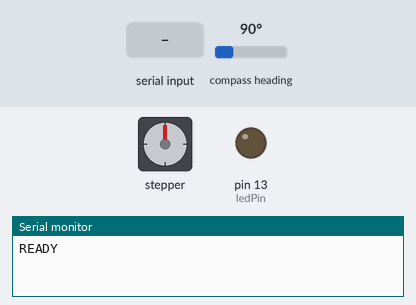
Recording of a sketch running on a simulated Arduino Uno, built with avr-gcc and run on an emulated ATmega328P. On the bench: stepper motor, output pins drawn as LEDs (lit = HIGH), the last lines printed to the serial monitor. Wiring (inferred from the names in the program): stepper motor driver (200 steps per turn assumed): step pin 6; direction pin 5; enable pin 7; AS5600 angle sensor at I2C address 0x36. Inputs (shaded band) come from the test bench; at power-on: compass heading 90°. Pins used as bus, display or sensor lines are not drawn.

Above: at 1.7 s.
1.8 s: "goto 1\n" received over Serial
At 3.1 s:
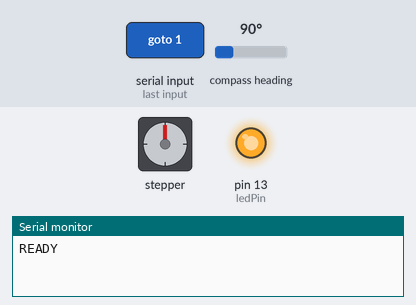
4.8 s: "led 150\n" received over Serial
6.6 s: "move 150\n" received over Serial
At 8.0 s:
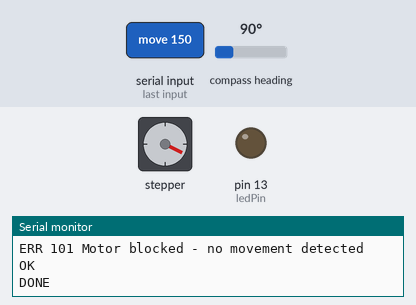
8.3 s: "goto 150\n" received over Serial
At 9.2 s:
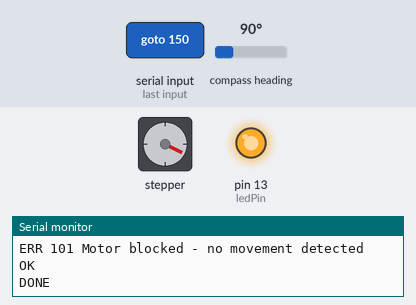
11.3 s: "led 150\n" received over Serial
14.3 s: "move 150\n" received over Serial
At 15.2 s:
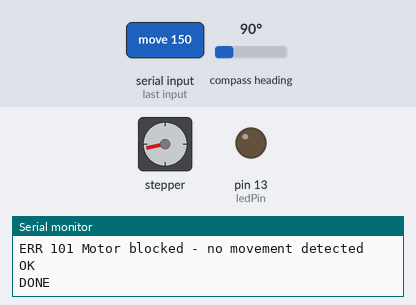
Timing chart, 0 to 17.0 s (numbered marks = the images above; inputs shaded):
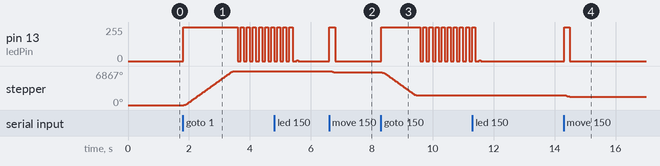

Measured:
- after the input at 1.8 s, pin 13 (ledPin): 0/255 → 255/255 at once, then repeats every 0.20 s: 0/255 0.10 s, 255/255 0.10 s; stepper: turns 6867° clockwise in 1.7 s, starting at once
- after the input at 6.6 s, pin 13 (ledPin): 0/255 → 255/255 at once, → 0/255 0.19 s later; stepper: turns 270° counter-clockwise in 0.19 s, starting at once
- after the input at 8.3 s, pin 13 (ledPin): 0/255 → 255/255 at once, then repeats every 0.20 s: 0/255 0.10 s, 255/255 0.10 s; stepper: turns 4630° counter-clockwise in 1.2 s, starting at once
- after the input at 14.3 s, pin 13 (ledPin): 0/255 → 255/255 at once, → 0/255 0.19 s later; stepper: turns 270° counter-clockwise in 0.19 s, starting at once

The sketch:

FilterWheel_Arduino_v2.ino
```cpp
// TODO : limites déplacement moteur (0 - 10 000 par exemple)
// TODO : accélération / décélération moteur (pour éviter les à-coups)

// Bibliothèques
#include <Wire.h>
#define AS5600_ADDRESS 0x36  // Adresse I2C de l'AS5600
#define RAW_ANGLE_REG  0x0C  // Registre de l'angle brut (12 bits)
#define CONFIG_REG     0x0B  // Registre de configuration
#define PIN_AS5600_PWM A0


// Brochage moteur
const uint8_t PIN_STEP = 6;   // STEP -> D9
const uint8_t PIN_DIR  = 5;   // DIR -> D8
const uint8_t PIN_EN   = 7;  // EN -> D10 (avec 1k série, et pull-up 10k vers VDD)
const uint8_t ledPin   = 13;  // LED -> 13

// Variables globales
long motorPosition = 0;       // en micro-pas
float angle_i2c = 0.0;        // en degrés
float stepsPerDegree = 15432.0 / 360.0;  // 42.9 pas/degré

// Déclarations des fonctions (en haut du fichier)
void blinkLED(int nb_clignotements, int delai_ms);
void activateMotor();
void deactivateMotor();
void moveSteps(long steps, unsigned int usDelayMin, unsigned int dir);
void get_angle();
float get_angle_pwm();
void get_angle_i2c();
bool moveToAnglePID(float targetAngle, float precision, int maxIterations = 50);
void moveToAngle(float targetAngle, float precision = 0.3, int maxPIDIterations = 50);

// Buffer pour la lecture série
#define SERIAL_BUFFER_SIZE 64
char serialBuffer[SERIAL_BUFFER_SIZE];
uint8_t bufferIndex = 0;

enum AngleMode {
    MODE_I2C,
    MODE_PWM
};

AngleMode angleMode = MODE_I2C;

void setup() {
    Serial.begin(9600);  // Initialise la communication série à 9600 bauds
    Wire.begin();        // initialise I²C sur A4/A5
    delay(500);
    Wire.setClock(100000);
    Wire.setWireTimeout(1000, true);
    while (!Serial) {
        ;  // Attend que le port série soit prêt
    }

    // Initial states
    pinMode(PIN_STEP, OUTPUT);
    digitalWrite(PIN_STEP, LOW);
    pinMode(PIN_DIR, OUTPUT);
    digitalWrite(PIN_DIR, LOW);
    // Assure driver OFF au boot (EN = HIGH)
    pinMode(PIN_EN, OUTPUT);
    digitalWrite(PIN_EN, HIGH);
    pinMode(ledPin, OUTPUT);
    digitalWrite(ledPin, LOW);

    // Vérifie la présence de l'AS5600
/*     Wire.beginTransmission(AS5600_ADDRESS);
    byte error = Wire.endTransmission();
    if (error == 0) {
        Serial.println("OK CONNECT AS5600");
    } else {
        Serial.print("ERR 102 AS5600 : ");
        Serial.print(error);
    } */
    Serial.println("READY");
}

void loop() {
    // Lecture non-bloquante du Serial
    while (Serial.available() > 0) {
        char incomingChar = Serial.read();
        if (incomingChar == '\n') {
            serialBuffer[bufferIndex] = '\0';  // Termine la chaîne
            processCommand(serialBuffer);
            bufferIndex = 0;  // Réinitialise le buffer
        } else if (bufferIndex < SERIAL_BUFFER_SIZE - 1) {
            serialBuffer[bufferIndex++] = incomingChar;
        }
    }
}

void processCommand(char* command) {
    char* token;
    char* cmd = strtok(command, " ");

    if (strcmp(cmd, "led") == 0) {
        int nb_clignotements = atoi(strtok(NULL, " "));
        int delai_ms = atoi(strtok(NULL, " "));
        blinkLED(nb_clignotements, delai_ms);
        Serial.println("OK");
    }
    else if (strcmp(cmd, "move") == 0) {
        token = strtok(NULL, " ");
        if (token != NULL) {
            long steps = atol(token);
            token = strtok(NULL, " ");
            unsigned int usDelay = token ? atoi(token) : 400;
            token = strtok(NULL, " ");
            unsigned int dir = token ? atoi(token) : 0;
            activateMotor();
            digitalWrite(PIN_DIR, dir ? HIGH : LOW);
            moveSteps(steps, usDelay, dir);
            deactivateMotor();
            Serial.println("DONE");
        }
    }
    else if (strcmp(cmd, "pos") == 0) {
        Serial.print("Position: ");
        Serial.println(motorPosition);
    }
    else if (strcmp(cmd, "angle") == 0) {
        get_angle();
        Serial.println(angle_i2c, 2);
        Serial.println("OK READ AS5600");
    }
    else if (strcmp(cmd, "goto") == 0) {
        float targetAngle = atof(strtok(NULL, " "));
        float precision = 0.5;
        moveToAngle(targetAngle, precision);
    }
}

// ---------- Fonctions de contrôle de la led ----------
void blinkLED(int nb_clignotements, int delai_ms) {
    for (int i = 0; i < nb_clignotements; i++) {
        digitalWrite(ledPin, HIGH);
        delay(delai_ms);
        digitalWrite(ledPin, LOW);
        delay(delai_ms);
    }
}

// ---------- Fonctions de contrôle moteur ----------
void activateMotor() {
    digitalWrite(PIN_EN, LOW);  // active le driver
    delay(2);  // petit délai pour que le driver s'initialise
}

void deactivateMotor() {
    digitalWrite(PIN_EN, HIGH);  // driver désactivé -> plus de maintien
}

// steps: nombre de pas (microsteps selon réglage du driver, ici 1/8e)
// dir: 0 = sens A, 1 = sens B
void moveSteps(long steps, unsigned int usDelayMin, unsigned int dir) {
    digitalWrite(ledPin, HIGH);
    const unsigned int usDelayMinActual = 100;
    const unsigned int usDelayStart = 1000;
    const unsigned int timeIncrement = 10;

    if (usDelayMin < usDelayMinActual) {
        usDelayMin = usDelayMinActual;
    }

    int accel_steps = (usDelayStart - usDelayMin + timeIncrement - 1) / timeIncrement;
    if (accel_steps < 0) accel_steps = 0;

    if (steps <= 2 * accel_steps && accel_steps > 0) {
        long halfSteps = steps / 2;
        for (long i = 0; i < steps; i++) {
            unsigned int usDelay = (i < halfSteps) ?
                max(usDelayStart - (i * timeIncrement), usDelayMin) :
                min(usDelayMin + ((i - halfSteps) * timeIncrement), usDelayStart);
            digitalWrite(PIN_STEP, HIGH);
            delayMicroseconds(usDelay);
            digitalWrite(PIN_STEP, LOW);
            delayMicroseconds(usDelay);
        }
    } else {
        long stepsAtFullSpeed = max(steps - 2 * accel_steps, 0L);
        for (long i = 0; i < accel_steps; i++) {
            unsigned int usDelay = max(usDelayStart - (i * timeIncrement), usDelayMin);
            digitalWrite(PIN_STEP, HIGH);
            delayMicroseconds(usDelay);
            digitalWrite(PIN_STEP, LOW);
            delayMicroseconds(usDelay);
        }
        for (long i = 0; i < stepsAtFullSpeed; i++) {
            digitalWrite(PIN_STEP, HIGH);
            delayMicroseconds(usDelayMin);
            digitalWrite(PIN_STEP, LOW);
            delayMicroseconds(usDelayMin);
        }
        for (long i = 0; i < accel_steps; i++) {
            unsigned int usDelay = min(usDelayMin + (i * timeIncrement), usDelayStart);
            digitalWrite(PIN_STEP, HIGH);
            delayMicroseconds(usDelay);
            digitalWrite(PIN_STEP, LOW);
            delayMicroseconds(usDelay);
        }
    }

    // Mise à jour de la position (en micro-pas)
    if (dir == 0) {
        motorPosition += steps;  // Sens positif
    } else {
        motorPosition -= steps;  // Sens négatif
    }

    // Gestion du débordement (optionnel, pour garder motorPosition dans [0, 1600[)
    motorPosition = ((motorPosition % 1600) + 1600) % 1600;
    digitalWrite(ledPin, LOW);
}

void get_angle() {
    if (angleMode == MODE_I2C) {
        get_angle_i2c();
    } else {
        angle_i2c = get_angle_pwm();
    }
}

float get_angle_pwm() {
    unsigned long highTime = pulseIn(PIN_AS5600_PWM, HIGH, 100000);
    unsigned long lowTime  = pulseIn(PIN_AS5600_PWM, LOW, 100000);

    if (highTime == 0 || lowTime == 0) {
        Serial.println("ERR PWM timeout");
        return -1;
    }

    float period = highTime + lowTime;
    float duty = (float)highTime / period;

    // AS5600 PWM = 0–100% sur 360°
    return duty * 360.0;
}

void get_angle_i2c() {
    for (int attempts = 0; attempts < 3; attempts++) {
        Wire.beginTransmission(AS5600_ADDRESS);
        Wire.write(RAW_ANGLE_REG);
        byte error = Wire.endTransmission();
        if (error == 0) {
            Wire.requestFrom(AS5600_ADDRESS, 2);
            if (Wire.available() >= 2) {
                uint16_t rawAngle = (Wire.read() << 8) | Wire.read();
                rawAngle &= 0x0FFF;
                angle_i2c = (rawAngle * 360.0) / 4096.0;
                return;
            }
        }
        delay(10);
    }
    Serial.println("ERR I2C: failed after 3 attempts");
    angle_i2c = -1.0;
}

// --------- Fonction de déplacement vers un angle ---------
float Kp = 1.0;  // Coefficient proportionnel
float Ki = 0.1;  // Coefficient intégral
float Kd = 0.01; // Coefficient dérivé


bool moveToAnglePID(float targetAngle, float precision = 0.3, int maxIterations = 50) {
    float Kp = 3.0, Ki = 0.0, Kd = 0.1;
    float integral = 0.0, previousError = 0.0;

    for (int i = 0; i < maxIterations; i++) {
        get_angle();
        float currentAngle = angle_i2c;
        if (currentAngle < 0) {
            Serial.println("ERR 102 AS5600 read failed in PID");
            return false;
        }

        float error = targetAngle - currentAngle;
        if (error > 180) error -= 360;
        else if (error < -180) error += 360;

        if (fabs(error) < precision) {
            return true; // convergence atteinte
        }

        integral += error;
        float derivative = error - previousError;
        float output = Kp * error + Ki * integral + Kd * derivative;

        int stepCount = constrain(abs(output) * stepsPerDegree, 1, 10);
        uint8_t dir = (output > 0) ? 0 : 1;

        activateMotor();
        digitalWrite(PIN_DIR, dir ? HIGH : LOW);
        moveSteps(stepCount, 100, dir);
        deactivateMotor();

        previousError = error;
        delay(10);
    }

    return false; // Échec après toutes les itérations
}

void moveToAngle(float targetAngle, float precision = 0.3, int maxPIDIterations = 50) {
    digitalWrite(ledPin, HIGH);

    // Lecture initiale
    get_angle();
    float startAngle = angle_i2c;
    if (startAngle < 0) {
        Serial.println("ERR 102 AS5600 read failed");
        blinkLED(3, 200);
        return;
    }

    // Calcul de l’erreur en degrés (gestion 360°)
    float error = targetAngle - startAngle;
    if (error > 180) error -= 360;
    else if (error < -180) error += 360;

    // Si l’erreur est très faible, inutile de bouger
    if (fabs(error) < (2 * precision)) {
        Serial.println("OK MOVE skipped (already in position)");
        digitalWrite(ledPin, LOW);
        return;
    }

    // Mouvement grossier
    int theoreticalSteps = round(error * stepsPerDegree);
    uint8_t dir = (error > 0) ? 0 : 1;

    activateMotor();
    digitalWrite(PIN_DIR, dir ? HIGH : LOW);
    moveSteps(abs(theoreticalSteps), 200, dir);
    deactivateMotor();

    // Vérification du déplacement réel
    get_angle();
    float endAngle = angle_i2c;
    if (endAngle < 0) {
        Serial.println("ERR 102 AS5600 read failed after move");
        blinkLED(3, 200);
        digitalWrite(ledPin, LOW);
        return;
    }

    float delta = fabs(endAngle - startAngle);
    if (delta > 180) delta = 360 - delta; // gestion du 0°/360°

    if (fabs(error) > 5.0 && delta < 0.5) {
        Serial.println("ERR 101 Motor blocked - no movement detected");
        blinkLED(10, 100);
        digitalWrite(ledPin, LOW);
        return;
    }

    // Ajustement fin avec PID limité
    get_angle();;
    float residualError = fabs(targetAngle - angle_i2c);

    if (residualError > precision) {
        bool success = moveToAnglePID(targetAngle, precision, maxPIDIterations);
        if (!success) {
            Serial.println("ERR 103 PID did not converge");
            blinkLED(5, 200);
            digitalWrite(ledPin, LOW);
            return;
        }
    }

    digitalWrite(ledPin, LOW);
    Serial.println("OK MOVE completed");
}
```
